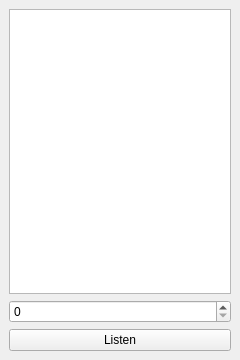
<?xml version="1.0" encoding="UTF-8"?>
<ui version="4.0">
 <class>MainWindow</class>
 <widget class="QMainWindow" name="MainWindow">
  <property name="geometry">
   <rect>
    <x>0</x>
    <y>0</y>
    <width>240</width>
    <height>360</height>
   </rect>
  </property>
  <property name="windowTitle">
   <string>Gomoku Server</string>
  </property>
  <widget class="QWidget" name="centralwidget">
   <layout class="QVBoxLayout" name="verticalLayout_2">
    <item>
     <widget class="QListWidget" name="ipList">
      <property name="sizePolicy">
       <sizepolicy hsizetype="Preferred" vsizetype="Expanding">
        <horstretch>0</horstretch>
        <verstretch>0</verstretch>
       </sizepolicy>
      </property>
     </widget>
    </item>
    <item>
     <layout class="QVBoxLayout" name="verticalLayout">
      <item>
       <widget class="QSpinBox" name="portBox">
        <property name="maximum">
         <number>99999</number>
        </property>
       </widget>
      </item>
      <item>
       <widget class="QPushButton" name="listenButton">
        <property name="text">
         <string>Listen</string>
        </property>
       </widget>
      </item>
     </layout>
    </item>
   </layout>
  </widget>
 </widget>
 <resources/>
 <connections/>
</ui>
